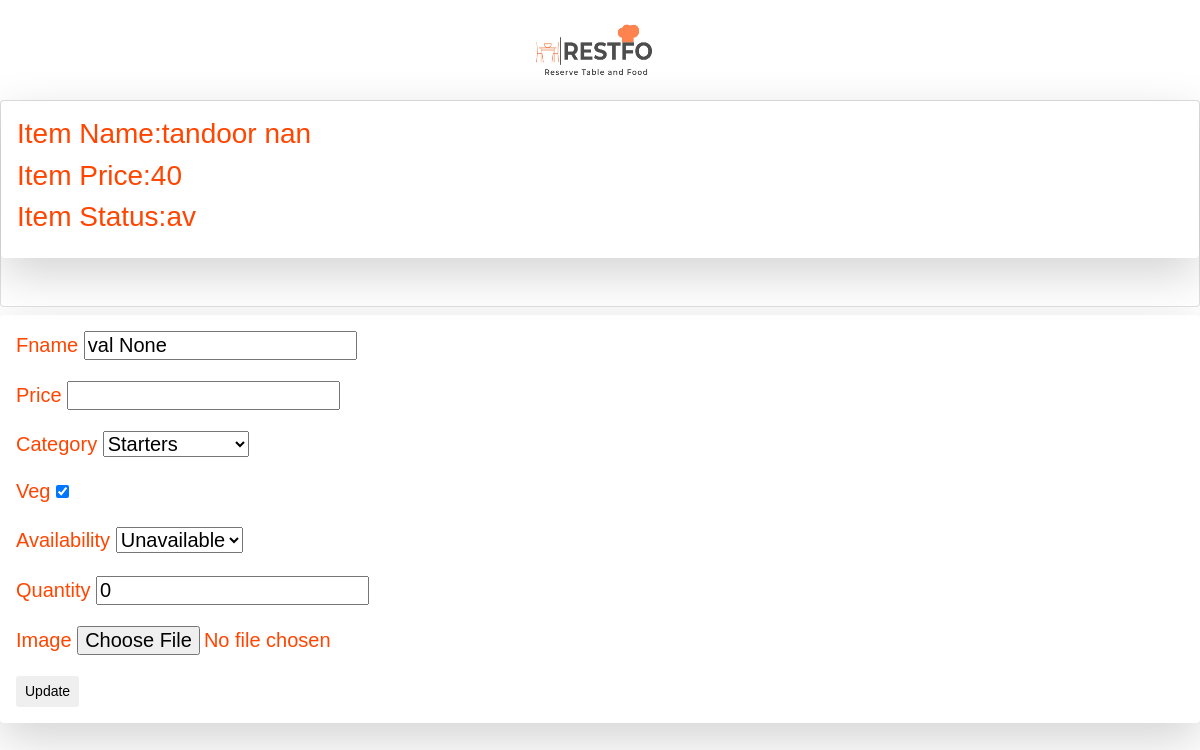
Screenshot of /menu_update/17 (signed in) with the database file from the repository.
### menu/models.py (models this page shows, shortened)
class Menu(models.Model):
    food_type = [('Starters','Starters'),('Main Course','Main Course'),
    ('Indian Breads','Indian Breads'),('Snacks','Snacks'),('Deserts','Deserts'),('Ice Creams','Ice Creams')]
    status=[('unav','Unavailable'),('av','Available')]
    id 		 = models.AutoField(primary_key=True)
    fname 		= models.CharField(max_length=30,blank=False,default='val None')
    r_id     = models.ForeignKey(Restaurant,on_delete=models.CASCADE)
    price    = models.IntegerField(blank=False)
    category 	= models.CharField(max_length=50,blank=False,choices=food_type,default='val None')
    veg         = models.BooleanField(default=True)
    availability = models.CharField(max_length=15,default='Unavailable',choices=status)
    quantity = models.IntegerField(blank=False,default=0)
    Image = models.ImageField(default='/menuimg/default.jpg', upload_to='media')
    rating =  models.IntegerField(blank=False,default=0)
    no_of_rated = models.IntegerField(blank=False,default=0)

### menu/views.py (the view)
# urls.py: path('menu_update/<str:menuid>',views.update,name='menu_update'),
@login_required
def update(request,menuid):
    item = Menu.objects.get(id=menuid)
    if request.method == 'POST':
        form = MenuForm(request.POST,request.FILES)
        print(request.POST.get('status'))
        if form.is_valid():
            instance = Menu.objects.get(id=menuid)
            instance.fname = form.cleaned_data.get('fname')
            instance.price = form.cleaned_data.get('price')
            instance.category = form.cleaned_data.get('category')
            instance.availability  = form.cleaned_data.get('availability')
            instance.quantity = form.cleaned_data.get('quantity')
            instance.Image = form.cleaned_data.get('Image')
            instance.save()
            return redirect('menu_view')
    else:
        form = MenuForm()
    return render(request,'menu/menu_update.html',context={'form':form,'item':item})

### menu/forms.py
class MenuForm(ModelForm):
    class Meta:
        model = Menu
        fields = ['fname','price','category','veg','availability','quantity','Image']

### menu/templates/menu/menu_update.html (shortened to what this page needs)
<!doctype html>
<html lang="en">
  <head>
    <link rel="stylesheet" href="https://stackpath.bootstrapcdn.com/bootstrap/4.1.3/css/bootstrap.min.css">
  </head>
  <body>
    {% load static %}
    <div class="d-flex justify-content-center">
      <img src="{% static 'restafo_logo.jpeg' %}" alt="My image" height="100px" width="150px"/>
    </div>
         <div class="card mb-2"  >
            <div class="shadow-lg p-3 mb-5 bg-white rounded">
                <h3>Item Name:{{item.fname}}</h3>
                <h3>Item Price:{{item.price}}</h3>
                <h3>Item Status:{{item.availability}}</h3>
           </div>
        </div>
  <div class="shadow-lg p-3 mb-5 bg-white rounded">
    {% load crispy_forms_tags %}
    <form action="" method="post" enctype="multipart/form-data">
       {% for val in form %}
       <table>
        <div class="form-group">
            <label for="exampleInputPassword1"> {{ val.label}}</label>
            {{val}}
          </div>
        </table>
        {% endfor %}
        <input type="submit" value="Update" name="submit" class="btn-sm btn">
    </form>
 </div>
</body>
</html>

### menu/templates/menu/menu_update.html (style rules this page uses)
body { font: 20px Arial; color: orangered; }

### rows the page displays
Menu: fname "tandoor nan", price "40", availability "av"

### other values shown
{{ val.label }} "Fname" "Price" "Category" "Veg" "Availability" "Quantity" "Image"
